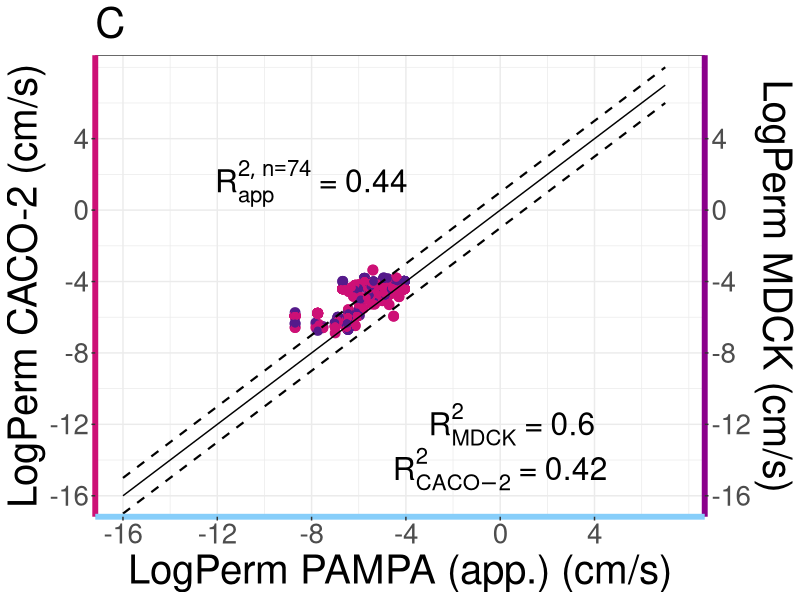
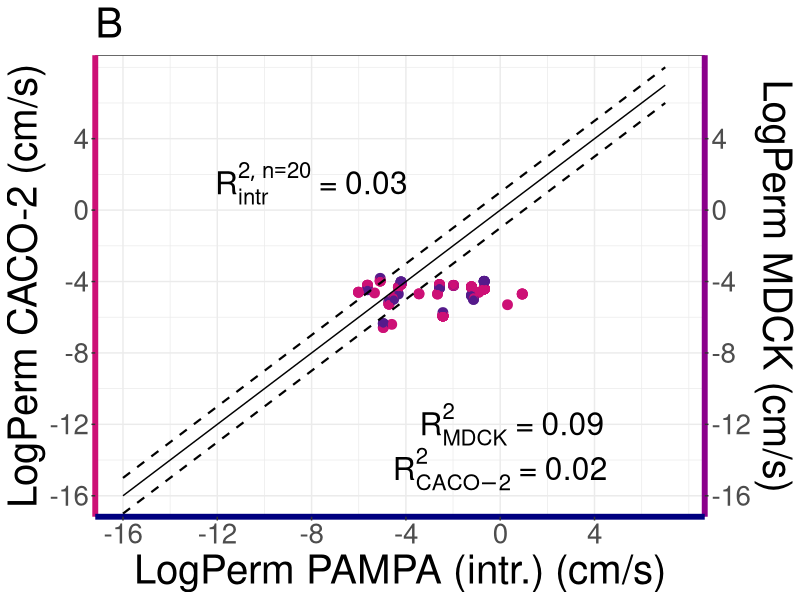
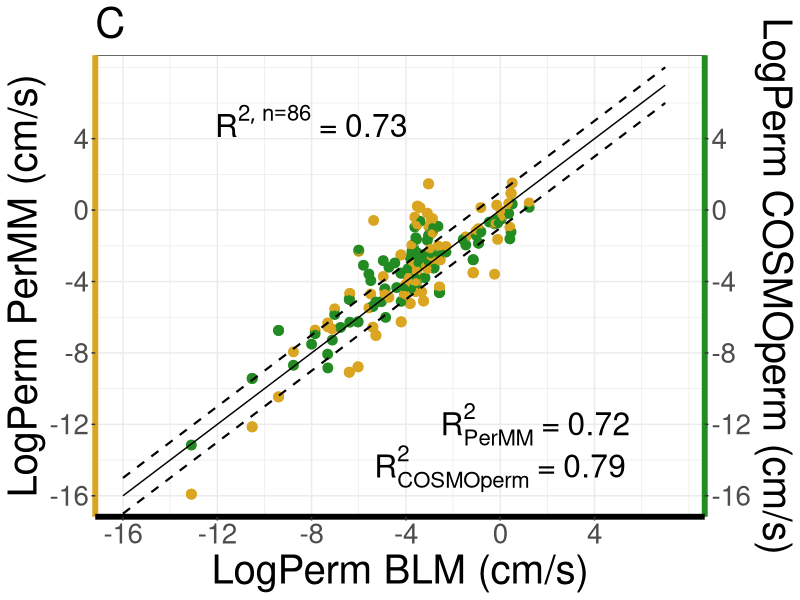

Here is the R script that generated these plots, in order:
# Instal required packages
install.packages("ggpubr")
install.packages("dplyr")
install.packages("tidyverse")

# Load packages
library(tidyverse)
library(dplyr)
library(ggplot2)
library(grid)

# Load MolMeDB dataset
data <- read.csv("inputs/prepared_MolMeDB_dataset.csv", header = TRUE, sep = ";")

config = rev(within(list(), {
  method_groups   = c("PerMM", "COSMOperm", "BLM", "CACO-2", "MDCK", "EPAM", "EPAMOL")
  method_labels   = c("PerMM", "COSMOperm", "BLM/Liposomes","CACO-2", "MDCK", "PAMPA (app.)", "PAMPA (intr.)")
  groups_col      = c(rep("1", 5), rep("2", 2))
  datasets_keys   = list("BLM" = c("PERMM_COSMO", "PerMM", "MDCK"), 
                      "PAMPA" = c("MDCK_CACO", "BLM", "PerMM", "MDCK"),
                      "COSMOperm" = c("CACO-2", "PAMPA", "BLM", "PerMM", "MDCK"),
                      "CACO-2"= c("PAMPA", "BLM", "PerMM", "MDCK"),
                      "MDCK"= c("PerMM"))
  # Determines more complex graphs
  lm_model_filters= list("BLM_and_PERMM_COSMO" = c("COSMOperm", "PerMM"),
                         "PAMPA_and_MDCK_CACO" = c("EPAMOL", "CACO-2", "MDCK"))
  # Set dataset colors  
  colors          = list("PerMM" = 'goldenrod', 
                         "COSMOperm" = "forestgreen", 
                         "BLM" = "gray0", 
                         "PAMPA" = "deepskyblue", 
                         "CACO-2" = "deeppink3", 
                         "MDCK" = "darkmagenta")
}))

for (i in 1:length(config$method_groups))
{
  label <- config$method_groups[i]
  var_name = paste("d_",label, sep="")
  
  if(config$groups_col[i] == "1")
    group_values <- subset(data, method_label == label)
  else
    group_values <- subset(data, method == label)
  
  # Compute mean values of permeability coefficients in (cm/s)
  mean <- group_values %>%
    group_by(SMILES) %>%
    summarise(Perm_mean = mean(Perm))
  
  # Calculate logarithmic values of mean values
  mean$LogPerm_mean <- log(mean$Perm_mean, base=10)
  
  # Add column with method label
  mean$method_label <- config$method_labels[i]
  
  # Create dataset with original values and mean (and logarithimc) values
  mean <- merge(x=group_values, y=mean, by="SMILES", all.x=TRUE, all.y=TRUE)
  
  # Calculate logarithmic values of permeability values
  mean$LogPerm <- log(mean$Perm, base=10)
  
  # calculate absolute value of difference between logPerm and logPerm_mean
  mean$diff <- abs(mean$LogPerm - mean$LogPerm_mean)
  
  # If difference between logPerm and logPerm_mean > 2 use logPerm, else logPerm_mean
  mean$value_for_plot <- ifelse(mean$diff > 2,mean$LogPerm ,
                                    ifelse(mean$diff < 2,mean$LogPerm_mean, mean$LogPerm))
  
  # PAMPA methods - combine them...
  if (config$groups_col[i] == "2" && exists("d_PAMPA")) 
  {
    mean$PAMPA_label = label
    assign('d_PAMPA', rbind(d_PAMPA, mean))
  }
  else if(config$groups_col[i] == "2")
  {
    mean$PAMPA_label = label
    assign('d_PAMPA', mean)
  }
  
  # Finally, save as variable
  assign(var_name, mean)
}


# Combine MDCK and CACO-2 to one dataset
d_MDCK$color_label <- 'purple4'
`d_CACO-2`$color_label <- 'deeppink3'
d_MDCK_CACO <- rbind(d_MDCK, `d_CACO-2`);

# Combine PerMM and COSMOperm to one dataset
d_PerMM$color_label = "goldenrod"
d_COSMOperm$color_label = "forestgreen"
d_PERMM_COSMO <- rbind(d_PerMM, d_COSMOperm)


# Create datasets
for(ds1 in names(config$datasets_keys))
{
  var1 = paste('d_', ds1, sep='')
  for(ds2_i in 1:length(config$datasets_keys[[ds1]]))
  {
    ds2 <- config$datasets_keys[[ds1]][ds2_i]
    var2 <- paste('d_', ds2, sep='')
    
    if(!exists(var1) || !exists(var2))
    {
      print('DS1 or DS2 does not exist...');
      return()
    }
    
    # Combine two datasets
    comb <- merge(get(var1), get(var2), by.x="SMILES", by.y = "SMILES")
    
    # Add 2 extra points "x" into dataset because of scatter plot appearance
    comb <- comb %>% add_row(SMILES="x", value_for_plot.x = -16, value_for_plot.y = 7)
    comb <- comb %>% add_row(SMILES="x", value_for_plot.x = 7, value_for_plot.y = 16)
    
    # Color settings
    comb$color_of_point <- with(comb, ifelse(value_for_plot.x == -16 | value_for_plot.x == 7, "white", "black"))
    
    # Parse string as double
    comb$value_for_plot.x <- as.double(comb$value_for_plot.x)
    comb$value_for_plot.y <- as.double(comb$value_for_plot.y)
    
    # Add dashed lines
    comb$x_1_summ <- comb$value_for_plot.x + 1
    comb$x_1_diff <- comb$value_for_plot.x - 1
    
    assign(paste(ds1, ds2, sep="_and_"), comb)
  }
}


##########################################################
############ Plotting scatter plots ######################
##########################################################

get_r2 <- function(model_data)
{
  l_model = lm(value_for_plot.x~value_for_plot.y, data=model_data)
  return(round(summary(l_model)$r.squared,2))
}

### Start with simple plots
for(ds1 in names(config$datasets_keys))
{
  var1 = paste('d_', ds1, sep='')
  for(ds2_i in 1:length(config$datasets_keys[[ds1]]))
  {
    ds2 <- config$datasets_keys[[ds1]][ds2_i]
    var2 <- paste('d_', ds2, sep='')
    
    ds_name = paste(ds1, ds2, sep="_and_")
    
    if(!exists(ds_name))
    {
      print("Dataset does not exist...");
      return()
    }
    
    # Has restrictions? Then it is not simple chart => skip now
    if(ds_name %in% names(config$lm_model_filters))
    {
      next;   
    }
    
    # var_names = NULL
    model_data <- get(ds_name)
    model_data <- model_data [model_data$SMILES != "x",]
    
    # Compute linear model
    r_squared <- get_r2(model_data)
    total_rows = length(unique(model_data$SMILES))
    
    # Prepare plot data
    plotData <- ggplot(get(ds_name), aes(value_for_plot.x, value_for_plot.y,color = color_of_point)) +
      coord_cartesian(xlim = c(-16, 7.5), ylim = c(-16, 7.5)) +
      labs(title = "A")+
      theme_bw()+
      geom_point(size = 2)+
      annotate("text", label= deparse(bquote(R^list(2, n == .(total_rows)) ~"=" ~ .(r_squared))), x=-8, y=5, size = 8, parse = TRUE) +
      scale_color_identity()+
      scale_y_continuous(breaks = seq(-16, 7.5, by=4))+
      scale_x_continuous(breaks = seq(-16, 7.5, by=4))+
      labs(y = paste("LogPerm", ds2, "(cm/s)"), x = paste("LogPerm", ds1, "(cm/s)"))+
      geom_line(aes(x = value_for_plot.x, y = x_1_summ), linetype = "dashed", colour = "black")+
      geom_line(aes(x = value_for_plot.x, y = x_1_diff), linetype = "dashed", colour = "black")+
      geom_line(aes(x = value_for_plot.x, y = value_for_plot.x, colour = "black"))+
      theme(axis.title=element_text(size=29),
            axis.text=element_text(size=20),
            plot.title=element_text(size=30),
            axis.line.x = element_line(linewidth = 2, colour = config$colors[[ds1]], linetype="solid"),
            axis.line.y = element_line(linewidth = 2, colour = config$colors[[ds2]], linetype="solid"))
    
    # save finally to variable
    assign(paste('plot_', ds1,"_x_",ds2, sep=""), plotData)
  }
}
  
  
##### Now, plot two more complex graphs ######

# CACO-2 vs. MDCK vs. PAMPA
model_data = PAMPA_and_MDCK_CACO[PAMPA_and_MDCK_CACO$SMILES != 'x',]

# Distinct between apparent and intr. PAMPA
model_data_app = model_data[model_data$PAMPA_label != "EPAMOL", ]

r_squared <- get_r2(model_data_app)
total_rows = length(unique(model_data_app$SMILES))
# Inclusion of only MDCK
s_data = model_data_app[model_data_app$method_label.x.y != "CACO-2", ]
r_squared_MDCK = get_r2(s_data)
# Inclusion of only CACO-2
s_data = model_data_app[model_data_app$method_label.x.y != "MDCK", ]
r_squared_CACO = get_r2(s_data)

## Add points for proper visualisation
model_data_app = model_data_app %>% add_row(SMILES = "x", value_for_plot.x = -16, value_for_plot.y = 7, x_1_summ = -15, x_1_diff = -17)
model_data_app = model_data_app %>% add_row(SMILES = "x", value_for_plot.x = 7, value_for_plot.y = 16, x_1_summ = 8, x_1_diff = 6)


plot_PAMPA_x_MDCK_x_CACO <-ggplot(model_data_app, aes(value_for_plot.x, value_for_plot.y, color = color_label)) +
  geom_point(aes(color = color_label), size = 3) +
  coord_cartesian(xlim = c(-16, 7.5), ylim = c(-16, 7.5)) +
  scale_shape_manual(values=c(16, 3)) +
  labs(title = "C")+
  theme_bw()+
  geom_point(size = 2)+
  annotate("text", label= deparse(bquote(R[app]^list(2, n==.(total_rows))  ~"=" ~ .(r_squared))), x=-8, y=1.5, size = 8, parse = TRUE) +
  annotate("text", label= deparse(bquote(R[MDCK]^2 ~"=" ~ .(r_squared_MDCK))), x=0.5, y=-12, size = 8, parse = TRUE) +
  annotate("text", label= deparse(bquote(R[CACO-2]^2 ~"=" ~ .(r_squared_CACO))), x=0, y=-14.5, size = 8, parse = TRUE) +
  scale_color_identity()+
  scale_y_continuous(breaks = seq(-16, 7.5, by=4), sec.axis = dup_axis(name = "LogPerm MDCK (cm/s)" ))+
  scale_x_continuous(breaks = seq(-16, 7.5, by=4))+
  labs(y = "LogPerm CACO-2 (cm/s)", x = "LogPerm PAMPA (app.) (cm/s)")+
  geom_line(aes(x = value_for_plot.x, y = x_1_summ), linetype = "dashed", colour = "black", size = 0.75)+
  geom_line(aes(x = value_for_plot.x, y = x_1_diff), linetype = "dashed", colour = "black", size = 0.75)+
  geom_line(aes(x = value_for_plot.x, y = value_for_plot.x, colour = "black"))+
  theme(axis.title=element_text(size=29),
        axis.text=element_text(size=20),
        plot.title=element_text(size=30),
        axis.line.x = element_line(size = 2, colour = "lightskyblue", linetype="solid"),
        axis.line.y.left = element_line(size = 2, colour = "deeppink3", linetype="solid"),
        axis.line.y.right = element_line(size = 2, colour = "darkmagenta", linetype="solid"),
        legend.position = "none")
plot_PAMPA_x_MDCK_x_CACO
  
# Distinct between apparent and intr. PAMPA
model_data_int = model_data[model_data$PAMPA_label != "EPAM", ]

r_squared <- get_r2(model_data_int)
total_rows = length(unique(model_data_int$SMILES))
# Inclusion of only MDCK
s_data = model_data_int[model_data_int$method_label.x.y != "CACO-2", ]
r_squared_MDCK = get_r2(s_data)
# Inclusion of only CACO-2
s_data = model_data_int[model_data_int$method_label.x.y != "MDCK", ]
r_squared_CACO = get_r2(s_data)

## Add points for proper visualisation
model_data_int = model_data_int %>% add_row(SMILES = "x", value_for_plot.x = -16, value_for_plot.y = 7, x_1_summ = -15, x_1_diff = -17)
model_data_int = model_data_int %>% add_row(SMILES = "x", value_for_plot.x = 7, value_for_plot.y = 16, x_1_summ = 8, x_1_diff = 6)

  
plot_PAMPA_x_MDCK_x_CACO_int <-ggplot(model_data_int, aes(value_for_plot.x, value_for_plot.y, color = color_label)) +
  geom_point(aes(color = color_label), size = 3) +
  coord_cartesian(xlim = c(-16, 7.5), ylim = c(-16, 7.5)) +
  scale_shape_manual(values=c(16, 3)) +
  labs(title = "B")+
  theme_bw()+
  geom_point(size = 2)+
  annotate("text", label= deparse(bquote(R[intr]^list(2, n==.(total_rows))  ~"=" ~ .(r_squared))), x=-8, y=1.5, size = 8, parse = TRUE) +
  annotate("text", label= deparse(bquote(R[MDCK]^2 ~"=" ~ .(r_squared_MDCK))), x=0.5, y=-12, size = 8, parse = TRUE) +
  annotate("text", label= deparse(bquote(R[CACO-2]^2 ~"=" ~ .(r_squared_CACO))), x=0, y=-14.5, size = 8, parse = TRUE) +
  scale_color_identity()+
  scale_y_continuous(breaks = seq(-16, 7.5, by=4), sec.axis = dup_axis(name = "LogPerm MDCK (cm/s)" ))+
  scale_x_continuous(breaks = seq(-16, 7.5, by=4))+
  labs(y = "LogPerm CACO-2 (cm/s)", x = "LogPerm PAMPA (intr.) (cm/s)")+
  geom_line(aes(x = value_for_plot.x, y = x_1_summ), linetype = "dashed", colour = "black", size = 0.75)+
  geom_line(aes(x = value_for_plot.x, y = x_1_diff), linetype = "dashed", colour = "black", size = 0.75)+
  geom_line(aes(x = value_for_plot.x, y = value_for_plot.x, colour = "black"))+
  theme(axis.title=element_text(size=29),
        axis.text=element_text(size=20),
        plot.title=element_text(size=30),
        axis.line.x = element_line(size = 2, colour = "navy", linetype="solid"),
        axis.line.y.left = element_line(size = 2, colour = "deeppink3", linetype="solid"),
        axis.line.y.right = element_line(size = 2, colour = "darkmagenta", linetype="solid"),
        legend.position = "none")
plot_PAMPA_x_MDCK_x_CACO_int


# Cosmo vs. PerMM vs BLM
model_data = BLM_and_PERMM_COSMO[BLM_and_PERMM_COSMO$SMILES != 'x',]
r_squared <- get_r2(model_data)
total_rows = length(unique(model_data$SMILES))
# Inclusion of only PerMM
s_data = model_data[model_data$method_label.x.y != "COSMOperm", ]
r_squared_permm = get_r2(s_data)
total_permm = length(unique(s_data$SMILES))
# Inclusion of only COSMOPerm
s_data = model_data[model_data$method_label.x.y != "PerMM", ]
r_squared_cosmo = get_r2(s_data)
total_cosmo = length(unique(s_data$SMILES))

plot_BLM_x_PERMM_x_COSMO <-ggplot(BLM_and_PERMM_COSMO, aes(value_for_plot.x, value_for_plot.y,color = color_label)) +
  geom_point(aes(color = color_label, size = color_label), size = 3) +
  coord_cartesian(xlim = c(-16, 7.5), ylim = c(-16, 7.5)) +
  labs(title = "C")+
  theme_bw()+
  geom_point(size = 2)+
  annotate("text", label= deparse(bquote(R^list(2, n == .(total_rows)) ~"=" ~ .(r_squared))), x=-8, y=5, size = 8, parse = TRUE) +
  annotate("text", label= deparse(bquote(R[PerMM]^2 ~"=" ~ .(r_squared_permm))), x=1.5, y=-12, size = 8, parse = TRUE) +
  annotate("text", label= deparse(bquote(R[COSMOperm]^2 ~"=" ~ .(r_squared_cosmo))), x=0, y=-14.5, size = 8, parse = TRUE) +
  scale_color_identity()+
  scale_y_continuous(breaks = seq(-16, 7.5, by=4), sec.axis = dup_axis(name = "LogPerm COSMOperm (cm/s)" ))+
  scale_x_continuous(breaks = seq(-16, 7.5, by=4))+
  labs(y = "LogPerm PerMM (cm/s)", x = "LogPerm BLM (cm/s)")+
  geom_line(aes(x = value_for_plot.x, y = x_1_summ), linetype = "dashed", colour = "black", size = 0.75)+
  geom_line(aes(x = value_for_plot.x, y = x_1_diff), linetype = "dashed", colour = "black", size = 0.75)+
  geom_line(aes(x = value_for_plot.x, y = value_for_plot.x, colour = "black"))+
  theme(axis.title=element_text(size=29),
        axis.text=element_text(size=20),
        plot.title=element_text(size=30),
        axis.line.x = element_line(size = 2, colour = config$colors$BLM, linetype="solid"),
        axis.line.y.left = element_line(size = 2, colour = config$colors$PerMM, linetype="solid"),
        axis.line.y.right = element_line(size = 2, colour = config$colors$COSMOperm, linetype="solid"))

plot_BLM_x_PERMM_x_COSMO


# pdf(file="outputs/scatter plots/PAMPAapp_x_MDCK_CACO.pdf",
#     width=16,
#     height = 12)

# plot_PAMPA_x_MDCK_x_CACO

# get("plot_COSMOperm_x_CACO-2")

# dev.off()
